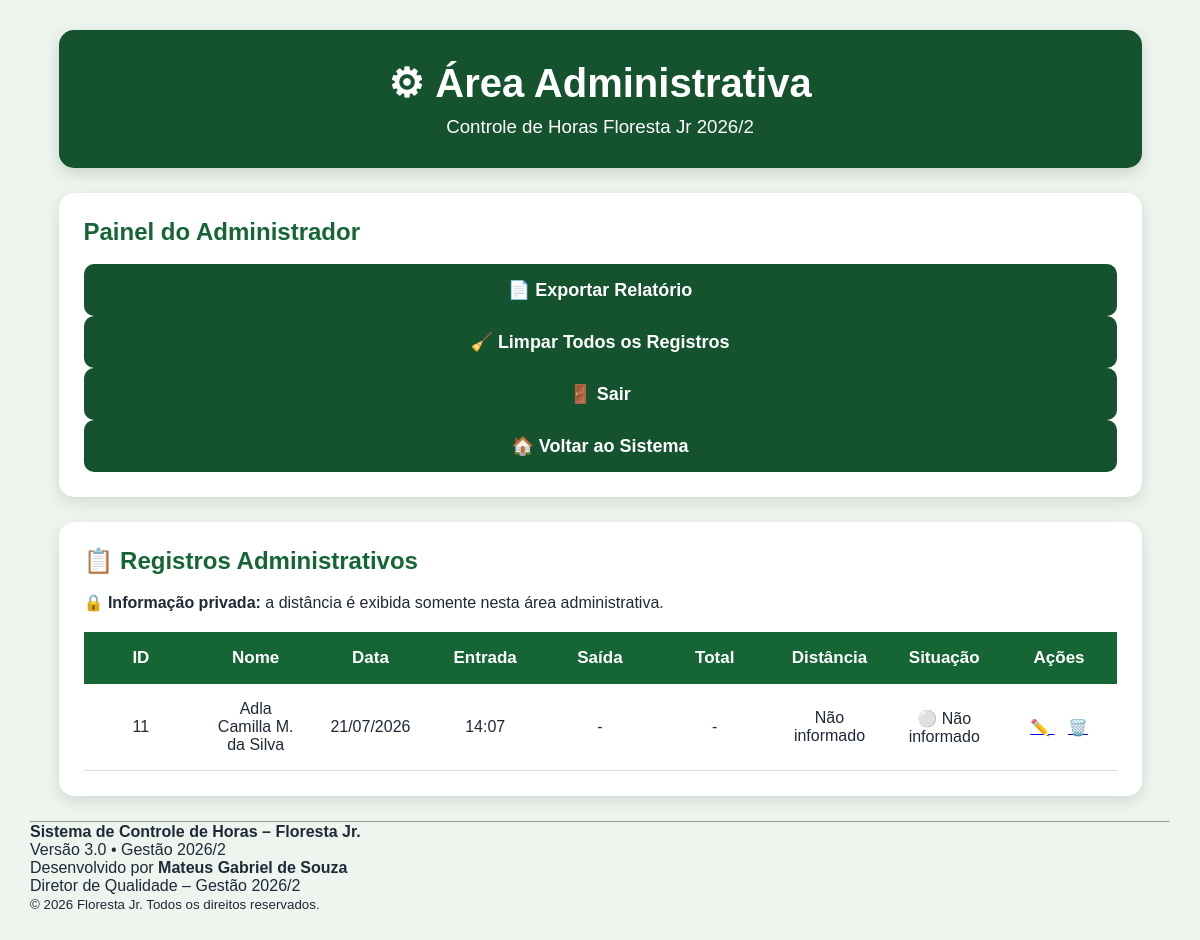
The app's page /admin (signed in), older data.
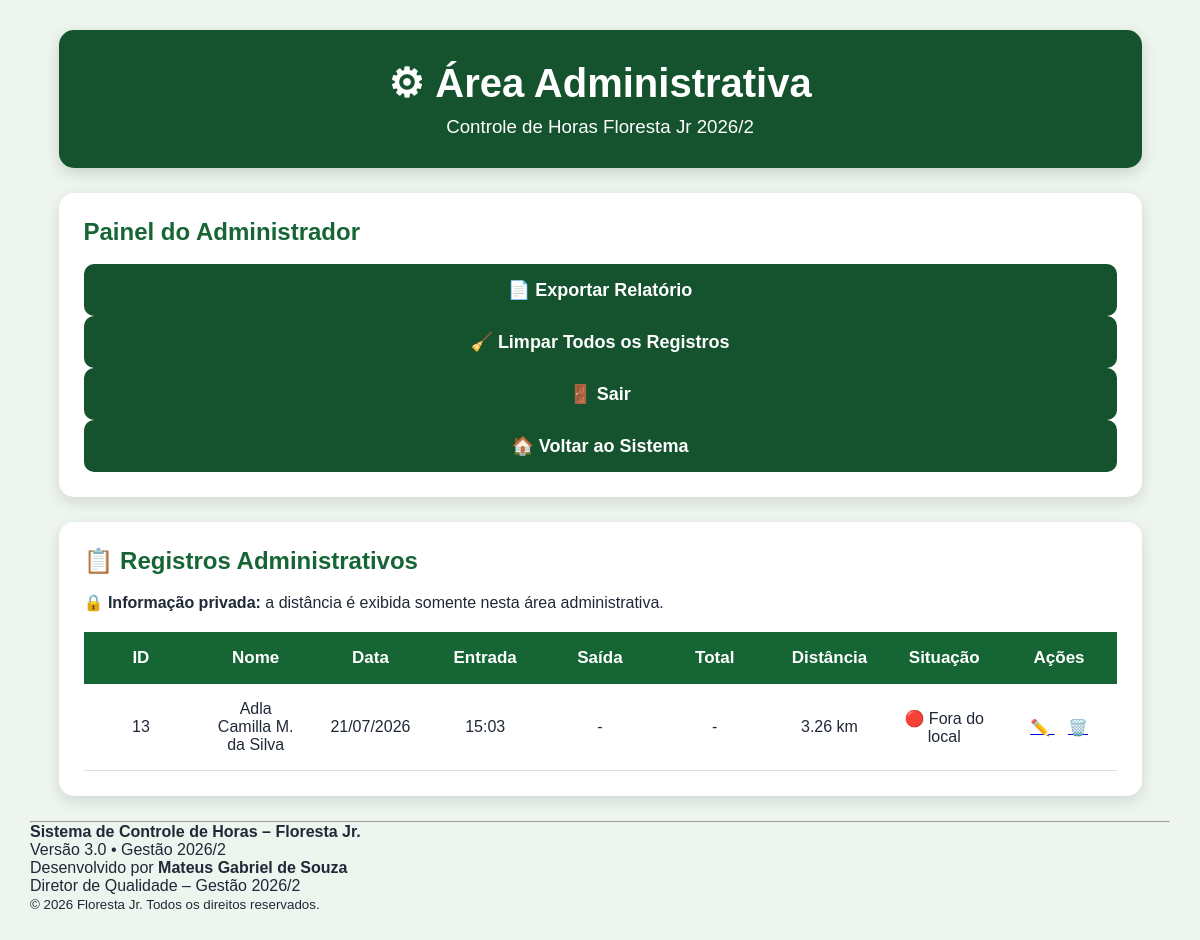
The same page, newer data.
### tables this page shows
CREATE TABLE registros(

        id INTEGER PRIMARY KEY AUTOINCREMENT,

        nome TEXT NOT NULL,

        data TEXT NOT NULL,

        entrada TEXT NOT NULL,

        saida TEXT,

        total TEXT

    , distancia TEXT);

### rotas.py (the view)
    @app.route("/admin")
    def admin():
        if not session.get("admin"):
            return render_template(
                "login_admin.html"
            )
        registros = listar_registros()
        return render_template(
            "admin.html",
            registros=registros
        )

### banco.py (called while the page is built)
def conectar():
    return sqlite3.connect(BANCO)

def listar_registros():
    conn = conectar()
    conn.row_factory = sqlite3.Row
    cursor = conn.cursor()
    cursor.execute("""

        SELECT *

        FROM registros

        ORDER BY id DESC

    """)
    registros = cursor.fetchall()
    conn.close()
    return registros

### templates/admin.html (shortened to what this page needs)
<!DOCTYPE html>
<html lang="pt-BR">
<head>
    <link rel="stylesheet"
          href="{{ url_for('static', filename='style.css') }}">
</head>
<body>
<div class="container">
<header>
    <h1>⚙ Área Administrativa</h1>
    <h3>Controle de Horas Floresta Jr 2026/2</h3>
</header>
<section class="card">
<h2>Painel do Administrador</h2>
<div class="acoes-admin">
    <a href="/exportar" class="botao-admin">
        📄 Exportar Relatório
    </a>
    <a href="/limpar"
       class="botao-admin"
       onclick="return confirm('Tem certeza que deseja apagar TODOS os registros?');">
        🧹 Limpar Todos os Registros
    </a>
    <a href="/logout" class="botao-admin">
        🚪 Sair
    </a>
    <a href="/" class="botao-admin">
        🏠 Voltar ao Sistema
    </a>
</div>
</section>
<section class="card">
<h2>📋 Registros Administrativos</h2>
<p>
🔒 <strong>Informação privada:</strong>
a distância é exibida somente nesta área administrativa.
</p>
<table>
<thead>
<tr>
<th>ID</th>
<th>Nome</th>
<th>Data</th>
<th>Entrada</th>
<th>Saída</th>
<th>Total</th>
<th>Distância</th>
<th>Situação</th>
<th>Ações</th>
</tr>
</thead>
<tbody>
{% for registro in registros %}
<tr>
<td>
    {{ registro.id }}
</td>
<td>
    {{ registro.nome }}
</td>
<td>
    {{ registro.data }}
</td>
<td>
    {{ registro.entrada }}
</td>
<td>
    {{ registro.saida or "-" }}
</td>
<td>
    {{ registro.total or "-" }}
</td>
<td class="distancia">
    {{ registro.distancia or "Não informado" }}
</td>
<td class="situacao">
    <span class="situacao-texto">
    </span>
</td>
<td>
    <a href="/editar/{{ registro.id }}"
       title="Editar registro">
        ✏️
    </a>
    <a href="/excluir/{{ registro.id }}"
       title="Excluir registro"
       onclick="return confirm('Tem certeza que deseja excluir este registro?');">
        🗑️
    </a>
</td>
</tr>
{% endfor %}
</tbody>
</table>
</section>
</div>
<footer class="footer">
    <hr>
    <p>
        <strong>
            Sistema de Controle de Horas – Floresta Jr.
        </strong>
    </p>
    <p>
        Versão 3.0 • Gestão 2026/2
    </p>
    <p>
        Desenvolvido por
        <strong>Mateus Gabriel de Souza</strong>
    </p>
    <p>
        Diretor de Qualidade – Gestão 2026/2
    </p>
    <small>
        © 2026 Floresta Jr. Todos os direitos reservados.
    </small>
</footer>
</body>
</html>

### static/style.css (style rules this page uses)
* { margin:0; padding:0; box-sizing:border-box; font-family:Arial, Helvetica, sans-serif; }
body { background:#eef5ef; color:#1f2937; padding:30px; }
.container { width:95%; max-width:1200px; margin:auto; }
header { background:#14532d; color:white; text-align:center; padding:30px; border-radius:15px; margin-bottom:25px; box-shadow:0px 5px 15px rgba(0,0,0,.15); }
header h1 { font-size:40px; }
header h3 { margin-top:10px; font-weight:400; }
.card { background:white; border-radius:15px; padding:25px; margin-bottom:25px; box-shadow:0 5px 15px rgba(0,0,0,.12); }
.card h2 { color:#166534; margin-bottom:18px; }
.botao-admin { display:inline-block; width:100%; text-align:center; text-decoration:none; background:#14532d; color:white; padding:15px; border-radius:10px; font-size:18px; font-weight:bold; transition:.3s; }
table { width:100%; border-collapse:collapse; margin-top:20px; table-layout:fixed; }
th { background:#166534; color:white; padding:16px; font-size:17px; text-align:center; }
td { padding:16px; font-size:16px; text-align:center; border-bottom:1px solid #ddd; word-wrap:break-word; }

Row changes from the older to the newer data that the page shows:
removed registros: id "11", nome "Adla Camilla M. da Silva", data "21/07/2026", entrada "14:07", saida "-", total "-", distancia "Não informado"
added registros: id "13", nome "Adla Camilla M. da Silva", data "21/07/2026", entrada "15:03", saida "-", total "-", distancia "3.26 km"
